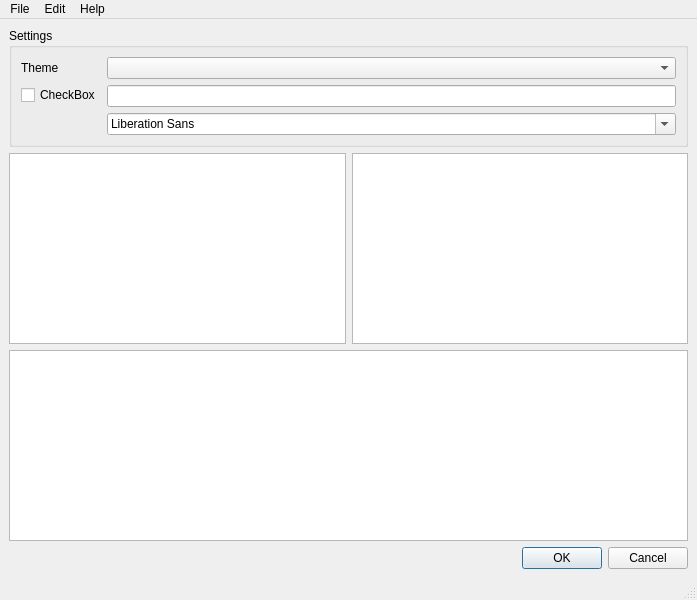
<?xml version="1.0" encoding="UTF-8"?>
<ui version="4.0">
 <class>MainWindow</class>
 <widget class="QMainWindow" name="MainWindow">
  <property name="geometry">
   <rect>
    <x>0</x>
    <y>0</y>
    <width>697</width>
    <height>600</height>
   </rect>
  </property>
  <property name="windowTitle">
   <string>MainWindow</string>
  </property>
  <widget class="QWidget" name="centralwidget">
   <layout class="QVBoxLayout" name="verticalLayout_2">
    <item>
     <widget class="QGroupBox" name="groupBox">
      <property name="title">
       <string>Settings</string>
      </property>
      <layout class="QFormLayout" name="formLayout">
       <item row="0" column="0">
        <widget class="QLabel" name="label">
         <property name="text">
          <string>Theme</string>
         </property>
         <property name="buddy">
          <cstring>comboBox</cstring>
         </property>
        </widget>
       </item>
       <item row="0" column="1">
        <widget class="QComboBox" name="comboBox">
         <property name="toolTip">
          <string>The theme the window is drawn with</string>
         </property>
        </widget>
       </item>
       <item row="1" column="1">
        <widget class="QLineEdit" name="lineEdit"/>
       </item>
       <item row="1" column="0">
        <widget class="QCheckBox" name="checkBox">
         <property name="toolTip">
          <string>Fill the shapes with hatches</string>
         </property>
         <property name="text">
          <string>CheckBox</string>
         </property>
        </widget>
       </item>
       <item row="2" column="1">
        <widget class="QFontComboBox" name="fontComboBox"/>
       </item>
      </layout>
     </widget>
    </item>
    <item>
     <layout class="QHBoxLayout" name="horizontalLayout">
      <item>
       <widget class="QTableView" name="tableView">
        <property name="alternatingRowColors">
         <bool>true</bool>
        </property>
       </widget>
      </item>
      <item>
       <widget class="QTreeView" name="treeView">
        <property name="alternatingRowColors">
         <bool>true</bool>
        </property>
       </widget>
      </item>
     </layout>
    </item>
    <item>
     <widget class="QGraphicsView" name="graphicsView"/>
    </item>
    <item>
     <widget class="QDialogButtonBox" name="buttonBox">
      <property name="standardButtons">
       <set>QDialogButtonBox::StandardButton::Cancel|QDialogButtonBox::StandardButton::Ok</set>
      </property>
     </widget>
    </item>
   </layout>
  </widget>
  <widget class="QMenuBar" name="menubar">
   <property name="geometry">
    <rect>
     <x>0</x>
     <y>0</y>
     <width>697</width>
     <height>33</height>
    </rect>
   </property>
   <widget class="QMenu" name="menuFile">
    <property name="title">
     <string>File</string>
    </property>
   </widget>
   <widget class="QMenu" name="menuEdit">
    <property name="title">
     <string>Edit</string>
    </property>
   </widget>
   <widget class="QMenu" name="menuHelp">
    <property name="title">
     <string>Help</string>
    </property>
    <addaction name="actionAbout"/>
   </widget>
   <addaction name="menuFile"/>
   <addaction name="menuEdit"/>
   <addaction name="menuHelp"/>
  </widget>
  <widget class="QStatusBar" name="statusbar"/>
  <action name="actionAbout">
   <property name="text">
    <string>About Hand Painting for Qt</string>
   </property>
  </action>
 </widget>
 <resources/>
 <connections/>
</ui>
